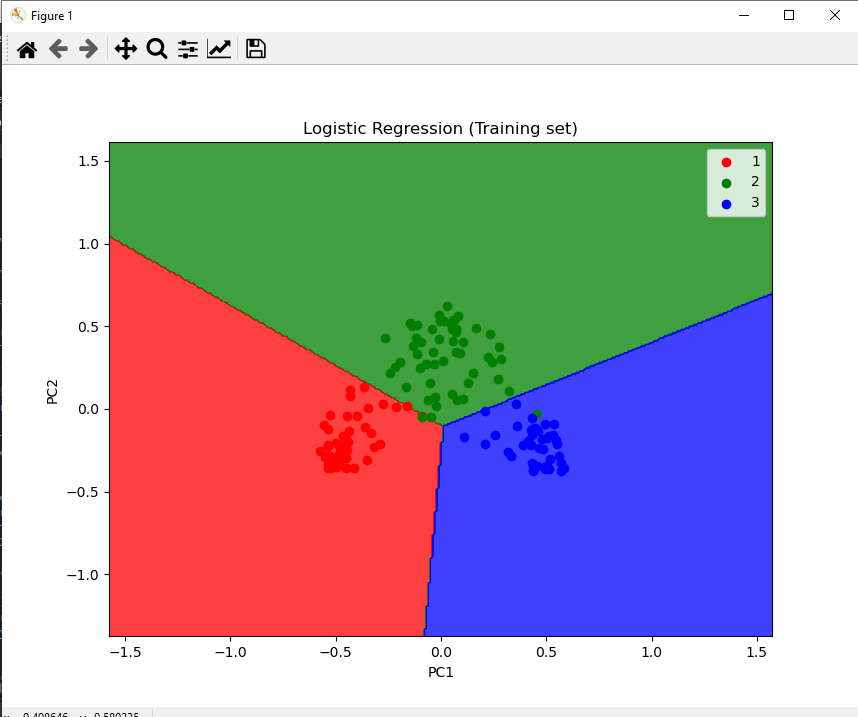

Here is the Python script that generated this plot:
# Kernel PCA

import numpy as np
import matplotlib.pyplot as plt
import pandas as pd

dataset = pd.read_csv('Wine.csv')
X = dataset.iloc[:, :-1].values
y = dataset.iloc[:, -1].values

print("######################################################")

#Splitting the dataset into the Training set and Test set
from sklearn.model_selection import train_test_split
X_train, X_test, y_train, y_test = train_test_split(X, y, test_size = 0.2, random_state = 0 )

# Feature Scaling (must be applied for Dimensionality Reduction)
from sklearn.preprocessing import StandardScaler
sc_X = StandardScaler()
X_train = sc_X.fit_transform(X_train)
X_test = sc_X.fit_transform(X_test)

# Applying Kernel PCA
from sklearn.decomposition import KernelPCA
kpca = KernelPCA(n_components = 2, kernel = 'rbf')
X_train = kpca.fit_transform(X_train)
X_test = kpca.transform(X_test)

# Fitting the logistic regression model to training dataset
# create your regressor
from sklearn.linear_model import LogisticRegression
classifier = LogisticRegression(random_state = 0)
classifier.fit(X_train, y_train)


# Predict the test set results
y_pred = classifier.predict(X_test)

# Making Confusion Matrix
from sklearn.metrics import confusion_matrix, accuracy_score
cm = confusion_matrix(y_test, y_pred)
print(cm)
acs = accuracy_score(y_test, y_pred)
print(acs)

# Visualizing the training set results
from matplotlib.colors import ListedColormap
X_set, y_set = X_train, y_train
X1, X2 = np.meshgrid(np.arange(start = X_set[:, 0].min() - 1, stop = X_set[:, 0].max() + 1, step = 0.01),
                     np.arange(start = X_set[:, 1].min() - 1, stop = X_set[:, 1].max() + 1, step = 0.01))
plt.contourf(X1, X2, classifier.predict(np.array([X1.ravel(), X2.ravel()]).T).reshape(X1.shape),
             alpha = 0.75, cmap = ListedColormap(('red', 'green', 'blue')))
plt.xlim(X1.min(), X1.max())
plt.ylim(X2.min(), X2.max())
for i, j in enumerate(np.unique(y_set)):
    plt.scatter(X_set[y_set == j, 0], X_set[y_set == j, 1],
                c = ListedColormap(('red', 'green', 'blue'))(i), label = j)
plt.title('Logistic Regression (Training set)')
plt.xlabel('PC1')
plt.ylabel('PC2')
plt.legend()
plt.show()

"""# Visualizing the test set results
from matplotlib.colors import ListedColormap
X_set, y_set = X_test, y_test
X1, X2 = np.meshgrid(np.arange(start = X_set[:, 0].min() - 1, stop = X_set[:, 0].max() + 1, step = 0.01),
                     np.arange(start = X_set[:, 1].min() - 1, stop = X_set[:, 1].max() + 1, step = 0.01))
plt.contourf(X1, X2, classifier.predict(np.array([X1.ravel(), X2.ravel()]).T).reshape(X1.shape),
             alpha = 0.75, cmap = ListedColormap(('red', 'green', 'blue')))
plt.xlim(X1.min(), X1.max())
plt.ylim(X2.min(), X2.max())
for i, j in enumerate(np.unique(y_set)):
    plt.scatter(X_set[y_set == j, 0], X_set[y_set == j, 1],
                c = ListedColormap(('red', 'green', 'blue'))(i), label = j)
plt.title('Logistic Regression (Test set)')
plt.xlabel('PC1')
plt.ylabel('PC2')
plt.legend()
plt.show()"""
